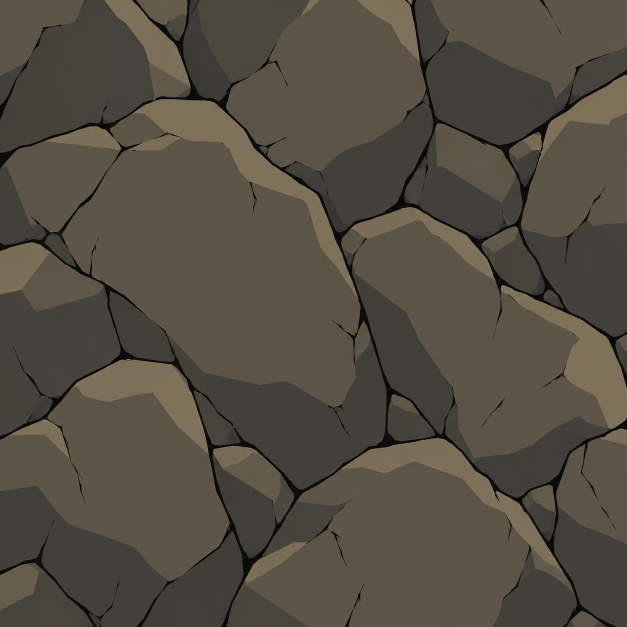
#> input picture 美术素材/地图/20261030-flat-cave-kit/sources/rock.png, 1254 x 1254 px (shown at 1/2 size); its folder holds only this picture in this run
$ python build.py out.png
#> lines starting #> are read from the running program, lines starting #| are printed output that depends on the picture
from pathlib import Path
from datetime import datetime
import base64
import hashlib
import json
import sys
from PIL import Image

HERE = Path(__file__).resolve().parent
ROOT = HERE.parents[1]
OUT = Path(sys.argv[1]).resolve()
source = ROOT / "美术素材/地图/20261030-flat-cave-kit/sources"
assets = HERE / "derived"
assets.mkdir(exist_ok=True)
inputs = [source / n for n in ("rock.png", "floor-shelf.png", "ceiling-edge.png")]
hero = ROOT / "美术素材/地图/20261029-wfc-cave-kit/sources/hero-scale-reference.png"
inputs.append(hero)
# Deterministic runtime test textures; originals remain byte-identical.
specs = {
    "rock": (inputs[0], None, (64, 64)),
    "floor": (inputs[1], (0, 580, 1536, 850), (64, 4)),
    "ceiling": (inputs[2], (0, 0, 1536, 220), (64, 4)),
    "hero": (hero, None, (94, 103)),
}
images = {}
for name, (path, crop, size) in specs.items():
    im = Image.open(path).convert("RGBA")
    if crop:
        im = im.crop(crop)
    im = im.resize(size, Image.Resampling.LANCZOS)
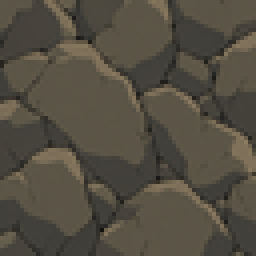
#> im: PIL image 64x64 RGBA (shown 4 times larger); mean R, G, B, A 83.5, 77.9, 66.1, 255
#> (the run stopped early here; a loop or call above may not have finished)
